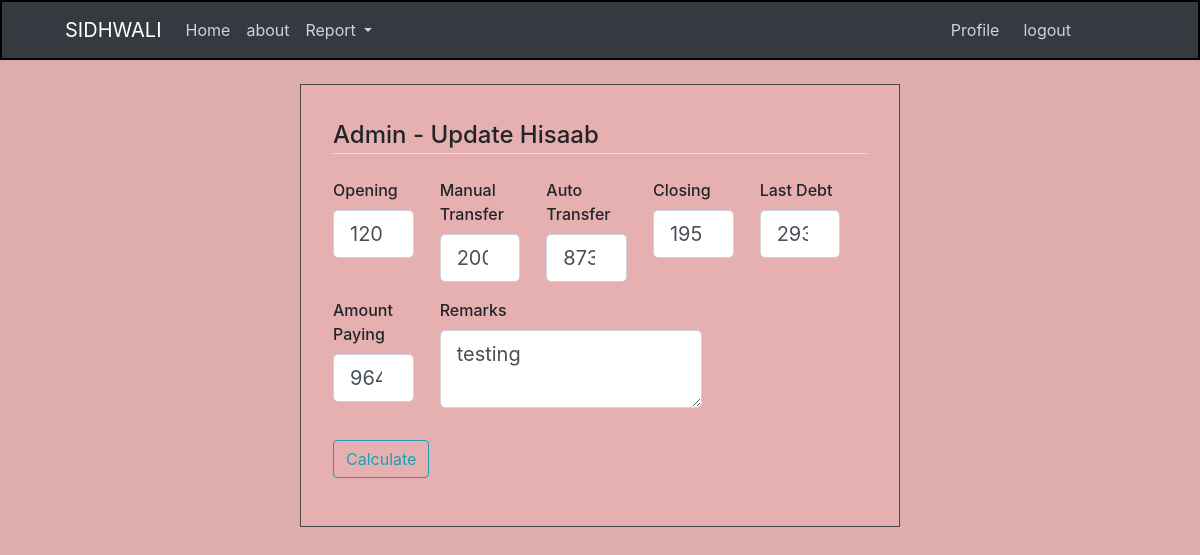
Before: /home/hisaab/report/1/update (signed in) with the older database file.
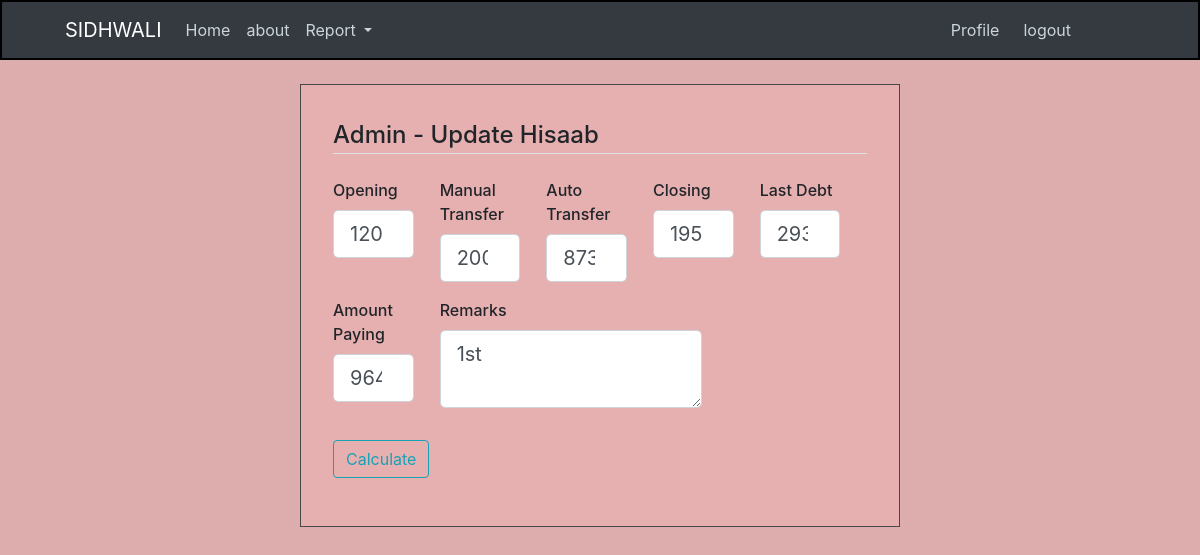
After: the same page with the newer database file.
### crm/models.py (models this page shows, shortened)
class Hisaab(db.Model):
    id = db.Column(db.Integer, primary_key=True)
    date = db.Column(db.DateTime, nullable=False, default=datetime.now)
    open_bal = db.Column(db.Integer, nullable=False, default=0)
    manual_trans = db.Column(db.Integer, nullable=False, default=0)
    auto_trans = db.Column(db.Integer, nullable=False, default=0)
    closing = db.Column(db.Integer, nullable=False, default=0)
    total_trans = db.Column(db.Integer, default=0)
    total_sale = db.Column(db.Integer, default=0)
    commission_value = db.Column(db.Integer, default=0)
    net_sale = db.Column(db.Integer, default=0)
    last_debt = db.Column(db.Integer, nullable=False, default=0)
    amt_received = db.Column(db.Integer, nullable=False, default=0)
    latest_debt = db.Column(db.Integer, default=0)
    remarks = db.Column(db.Text, nullable=False)
    user_id = db.Column(db.Integer, db.ForeignKey("user.id"), nullable=False)

### crm/routes.py (the view)
@app.route("/home/hisaab/report/<int:hisaab_id>/update", methods=["GET", "POST"])
@login_required
def update_hisaab(hisaab_id):
    hisaab = Hisaab.query.get_or_404(hisaab_id)
    if current_user.username != admin:
        abort(403)
    form = HisaabForm()
    if form.validate_on_submit():
        total_trans = cal_total_transfer(form.manual_trans.data, form.auto_trans.data)
        total_sale = cal_total_sale(
            (form.opening.data), total_trans, (form.closing.data)
        )
        comm_value = cal_comm_value(total_sale)
        net_sale = cal_net_sale(total_sale, comm_value)
        latest_debt = cal_latest_debt(
            net_sale, (form.last_debt.data), (form.amt_received.data)
        )
        hisaab.date = datetime.now()
        hisaab.open_bal = form.opening.data
        hisaab.manual_trans = form.manual_trans.data
        hisaab.auto_trans = form.auto_trans.data
        hisaab.closing = form.closing.data
        hisaab.total_trans = total_trans
        hisaab.total_sale = total_sale
        hisaab.commission_value = comm_value
        hisaab.net_sale = net_sale
        hisaab.last_debt = form.last_debt.data
        hisaab.amt_received = form.amt_received.data
        hisaab.latest_debt = latest_debt
        hisaab.remarks = form.remarks.data
        db.session.commit()
        flash("Your hisaab has been updated", "success")
        return redirect(url_for("single_hisaab", hisaab_id=hisaab_id))
    elif request.method == "GET":
        form.opening.data = hisaab.open_bal
        form.manual_trans.data = hisaab.manual_trans
        form.auto_trans.data = hisaab.auto_trans
        form.closing.data = hisaab.closing
        form.last_debt.data = hisaab.last_debt
        form.amt_received.data = hisaab.amt_received
        form.remarks.data = hisaab.remarks
    return render_template(
        "hisaab.html",
        title="Update Hisaab",
        hisaab=hisaab,
        admin=admin,
        form=form,
        legend="Update Hisaab",
    )

### crm/forms.py
class HisaabForm(FlaskForm):
    opening = IntegerField("Opening", validators=[DataRequired()])
    manual_trans = IntegerField("Manual Transfer", validators=[validators.Optional()])
    auto_trans = IntegerField("Auto Transfer", validators=[validators.Optional()])
    closing = IntegerField("Closing", validators=[DataRequired()])
    last_debt = IntegerField("Last Debt", validators=[validators.Optional()])
    amt_received = IntegerField("Amount Paying", validators=[DataRequired()])
    remarks = TextAreaField("Remarks", validators=[validators.Optional()])
    submit = SubmitField("Calculate")

### crm/models.py (called while the page is built)
@login_manager.user_loader
def load_user(user_id):
    return User.query.get(int(user_id))

### crm/templates/hisaab.html (shortened to what the changed rows need)
{% extends "index.html" %}
{% block content  %}
<div class="container content-section col-md-6 mt-4">
   <form method="POST" action="">
      <fieldset class="form-group">
         <div class="form-row">
            <div class="form-group mr-3 col-md-2">
               {{ form.manual_trans.label(class="form-control-label") }}
               {% if form.manual_trans.errors %}
               {{ form.manual_trans(class="form-control form-control-lg is-invalid") }}
               <div class="invalid-feedback">
                  {% for error in form.manual_trans.errors%}
                  <span>{{ error }}</span>
                  {% endfor %}
               </div>
               {% else %}
               {{ form.manual_trans(class="form-control form-control-lg") }}
               {% endif %}
            </div>
            <div class="form-group mr-3 col-md-2">
               {{ form.auto_trans.label(class="form-control-label") }}
               {% if form.auto_trans.errors %}
               {{ form.auto_trans(class="form-control form-control-lg is-invalid") }}
               <div class="invalid-feedback">
                  {% for error in form.auto_trans.errors%}
                  <span>{{ error }}</span>
                  {% endfor %}
               </div>
               {% else %}
               {{ form.auto_trans(class="form-control form-control-lg") }}
               {% endif %}
            </div>
            <div class="form-group mr-3 col-md-2">
               {{ form.closing.label(class="form-control-label") }}
               {% if form.closing.errors %}
               {{ form.closing(class="form-control form-control-lg is-invalid") }}
               <div class="invalid-feedback">
                  {% for error in form.closing.errors%}
                  <span>{{ error }}</span>
                  {% endfor %}
               </div>
               {% else %}
               {{ form.closing(class="form-control form-control-lg") }}
               {% endif %}
            </div>
            <div class="form-group mr-3 col-md-2">
               {{ form.last_debt.label(class="form-control-label") }}
               {% if form.last_debt.errors %}
               {{ form.last_debt(class="form-control form-control-lg is-invalid") }}
               <div class="invalid-feedback">
                  {% for error in form.last_debt.errors%}
                  <span>{{ error }}</span>
                  {% endfor %}
               </div>
               {% else %}
               {{ form.last_debt(class="form-control form-control-lg") }}
               {% endif %}
            </div>
            <div class="form-group mr-3 col-md-2">
               {{ form.amt_received.label(class="form-control-label") }}
               {% if form.amt_received.errors %}
               {{ form.amt_received(class="form-control form-control-lg is-invalid") }}
               <div class="invalid-feedback">
                  {% for error in form.amt_received.errors%}
                  <span>{{ error }}</span>
                  {% endfor %}
               </div>
               {% else %}
               {{ form.amt_received(class="form-control form-control-lg") }}
               {% endif %}
            </div>
            <div class="form-group mr-3 col-md-6">
               {{ form.remarks.label(class="form-control-label") }}
               {% if form.remarks.errors %}
               {{ form.remarks(class="form-control form-control-lg is-invalid") }}
               <div class="invalid-feedback">
                  {% for error in form.remarks.errors%}
                  <span>{{ error }}</span>
                  {% endfor %}
               </div>
               {% else %}
               {{ form.remarks(class="form-control form-control-lg") }}
               {% endif %}
            </div>
         </div>
      </fieldset>
   </form>
</div>
{% endblock content %}

Changed rows visible on the page:
changed Hisaab: remarks "testing" → "1st"
